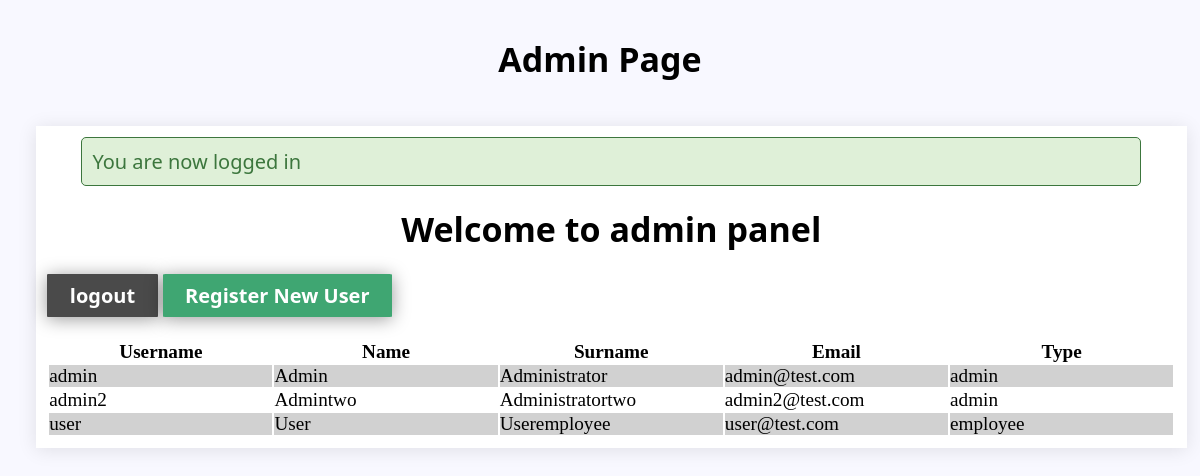
/adminpage.php (signed in), run on the app's committed database.
### tables this page shows
CREATE TABLE `users` (
  `username` varchar(25) NOT NULL,
  `name` varchar(25) NOT NULL,
  `lastname` varchar(50) NOT NULL,
  `email` varchar(50) NOT NULL,
  `password` varchar(25) NOT NULL,
  `type` varchar(25) NOT NULL DEFAULT 'employee'
);

### adminpage.php (the view, shortened to what this page needs)
<!DOCTYPE html>
<html>
	<head>
		<link rel="stylesheet" type="text/css" href="style.css">
	</head>
	<body style="padding: 3% 3% 3% 3%;">
		<p class="headers">Admin Page</p>
		<br><br>
		<div style="background-color: #ffffff; width: 100%;box-shadow: 0px 2px 18px rgba(0, 0, 0, 0.1);padding: 1%1%1%1%;">
			<?php if (isset($_SESSION['success'])) : ?>
				<div class="error success" >
					<p>
					<?php
						echo $_SESSION['success'];
					?>
					</p>
				</div>
			<?php endif ?>
			<?php  if (isset($_SESSION['username'])) : ?>
			<p class="headers">Welcome to <?php echo $_SESSION['username']; ?> panel </p>
			<br>
			<a href="index.php?logout='1'" class="buttons_1">logout</a>
			<input type="button" onclick="window.location='register.php'" class="buttons_2" value="Register New User"/>
			<br><br>
			<table style="width: 100%;">
			    <tr>
			        <th>Username</th>
			        <th>Name</th>
			        <th>Surname</th>
			        <th>Email</th>
			        <th>Type</th>
			    </tr>
				<?php
					$mysqli = new mysqli("localhost", 'root', '', 'codebrak_registration');
					$query = "SELECT * FROM users";
					$i = 0;
					if ($result = $mysqli->query($query)) {
				    	while ($row = $result->fetch_assoc()) {
				    		echo '<tr class="' . ( ( $i %2 == 0 ) ? 'gray_row' : 'white_row' ) . '">
					                  <td style="width: 20%;">'.	$row["username"]	.'</td>
					                  <td style="width: 20%;">'.	$row["name"]		.'</td>
					                  <td style="width: 20%;">'.	$row["lastname"]	.'</td>
					                  <td style="width: 20%;">'.	$row["email"]		.'</td>
					                  <td style="width: 20%;">'.	$row["type"]		.'</td>
					              </tr>';
				    		$i++;
				    	}
					}
				?>
			</table>
			<?php endif ?>
		</div>
	</body>
</html>

### style.css (style rules this page uses)
* { margin: 0px; padding: 0px; }
body { font-size: 120%; background: #F8F8FF; }
.error { width: 92%; margin: 0px auto; padding: 10px; border: 1px solid #a94442; color: #a94442; background: #f2dede; border-radius: 5px; text-align: left; }
.success { color: #3c763d; background: #dff0d8; margin-bottom: 20px; border: 1px solid #3c763d; font-size: calc(12px + 1vmin); font-family: Calibri,Candara,Segoe,Segoe UI,Optima,Arial,sans-serif; }
.buttons_1 { color:#ffffff; outline: none; border-radius: 1%; font-weight: bold; text-decoration: none; padding: 0.7% 2% 0.7% 2%; background-color: #4a4a4a; font-size: calc(12px + 1vmin); box-shadow: 0px 2px 18px rgba(0, 0, 0, 0.4); font-family: Calibri,Candara,Segoe,Segoe UI,Optima,Arial,sans-serif; }
.gray_row { background-color: #d1d1d1; }
.white_row { background-color: #ffffff; }
.headers { font-weight: bold; text-align:center; font-size: calc(1vw + 14px + 1vmin); font-family: Calibri,Candara,Segoe,Segoe UI,Optima,Arial,sans-serif; }
.buttons_2 { color:#ffffff; cursor: pointer; border: none; outline: none; border-radius: 1%; font-weight: bold; text-decoration: none; padding: 0.7% 2% 0.7% 2%; background-color: #3fa672; font-size: calc(12px + 1vmin); box-shadow: 0px 2px 18px rgba(0, 0, 0, 0.4); font-family: Calibri,Candara,Segoe,Segoe UI,Optima,Arial,sans-serif; }

### data on the page
users: username "admin", name "Admin", lastname "Administrator", email "admin@test.com", type "admin"
users: username "admin2", name "Admintwo", lastname "Administratortwo", email "admin2@test.com", type "admin"
users: username "user", name "User", lastname "Useremployee", email "user@test.com", type "employee"

### other printed values
$_SESSION['success'] "You are now logged in"
$_SESSION['username'] "admin"
